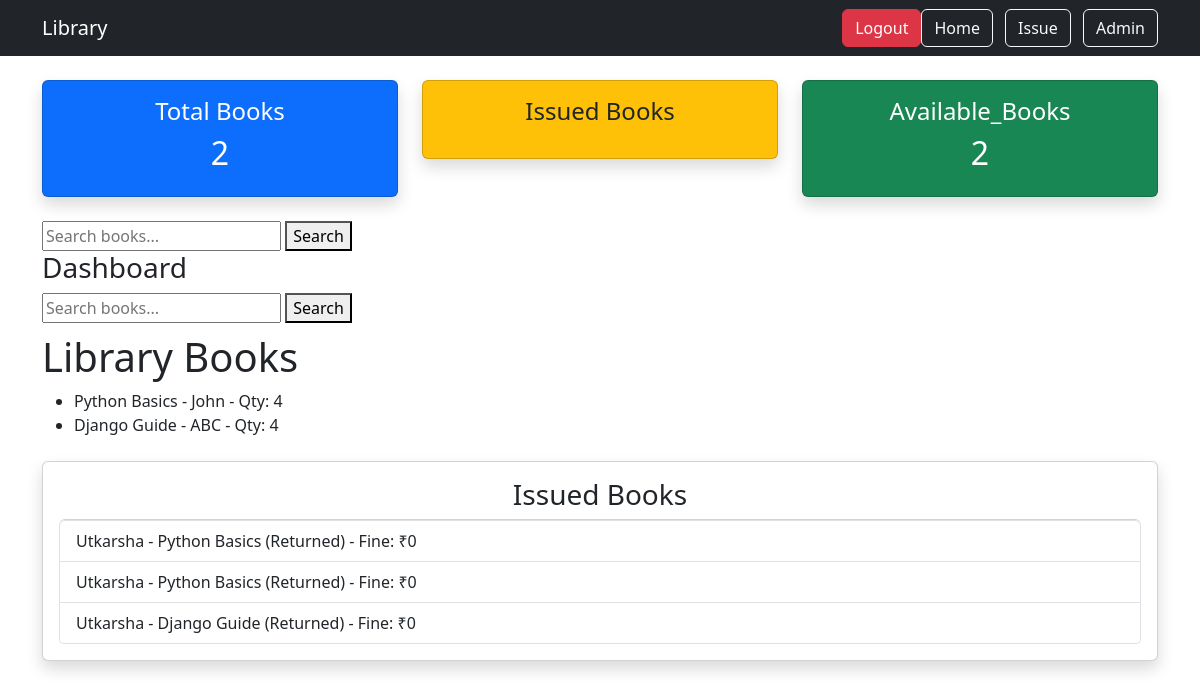
The app's page / (signed in) with its own data.
### library/models.py (models this page shows, shortened)
class Book(models.Model):
    title= models.CharField(max_length=100)
    author= models.CharField(max_length=100)
    quantity =models.IntegerField()
    available =models.BooleanField(default=True)
    def __str__(self):
         return self.title

class Issue(models.Model):
    student = models.ForeignKey(Student,on_delete=models.CASCADE)
    book = models.ForeignKey(Book,on_delete=models.CASCADE)
    issue_date = models.DateField(auto_now_add=True)
    return_date = models.DateField(null=True,blank=True)
    due_date = models.DateField(null=True,blank=True)

class Student(models.Model):
    name = models.CharField(max_length=100)
    email =models.EmailField()
    def __str__(self):
        return self.name

### library/views.py (the view)
# urls.py: path('', views.home, name='home'),
@login_required
def home(request):
    books = Book.objects.all()
    issues = Issue.objects.all()
    total_books = Book.objects.count()
    available_books = Book.objects.filter(
        quantity__gt=0).count()
    total_issues = Issue.objects.filter(
        return_date=None
    ).count()
    return render(request, 'home.html', {
        'books': books,
        'issues': issues,
        'total_books': total_books,
        'available_books': available_books,
        'total_issues': total_issues,
    })

### library/templates/home.html (shortened to what this page needs)
<!DOCTYPE html>
{% load static %}
<html>
<head>
    <link href="https://cdn.jsdelivr.net/npm/bootstrap@5.3.0/dist/css/bootstrap.min.css" rel="stylesheet">
</head>
<body>
<nav class ="navbar navbar-expand-lg navbar-dark bg-dark">
    <div class ="container">
        <a class="navbar-brand" href="/">Library</a>
        <div class = "ms-auto">
            <a href ="/admin/logout/" class="btn btn-danger">Logout</a>
        </div>
         <div>
             <a href="/" class="btn btn-outline-light me-2">Home</a>
             <a href="/issue/" class="btn btn-outline-light me-2">Issue</a>
             <a href="/admin" class="btn btn-outline-light">Admin</a>
         </div>
    </div>
</nav>
<div class="container mt-4">
    <div class="row text-center mb-4">
        <div class="col-md-4">
            <div class="card p-3 shadow bg-primary text-white">
                <h4> Total Books</h4>
                <h2>{{ total_books }}</h2>
            </div>
        </div>
        <div class ="col-md-4">
            <div class="card p-3 shadow bg-warning text-dark">
                <h4>Issued Books</h4>
            </div>
        </div>
        <div class="col-md-4">
            <div class="card p-3 shadow bg-success text-white">
                <h4>Available_Books</h4>
                <h2>{{ available_books }}</h2>
            </div>
        </div>
    </div>
<form method ="GET">
    <input type="text" name="q"
           placeholder="Search books...">
    <button type ="submit"> Search</button>
</form>
    <h3>Dashboard</h3>
    <form method="GET"
      style="margin-bottom:10px;">
        <input type="text" name="q"
      placeholder="Search books..."
      value="{{ request.GET.q }}">
        <button type="submit"> Search</button>
    </form>
     <h1>Library Books</h1>
     <ul>
         {% for book in books %}
         <li>
            {{ book.title }} -
         {{book.author }} - Qty:
         {{book.quantity }}
         </li>
         {% endfor %}
     </ul>
    <div class="card mt-4 p-3 shadow">
        <h3 class="text-center">Issued Books
        </h3>
        <ul class="list-group">
            {% for issue in issues %}
                  <li class="list-group-item">
                      {{ issue.student }} - {{ issue.book }}
                      {% if issue.return_date %}
                      (Returned)
                      {% else %}
                      <a href="{% url 'return_book' issue.id %}"
                         class="btn btn-sm btn-success">Return</a>
                      {% endif %}
                       - Fine: ₹{{ issue.fine | default:0 }}
                  </li>
            {% endfor %}
        </ul>
    </div>
    </div>
</body>
</html>

### records on screen
Book: title "Python Basics", author "John", quantity "4"
Book: title "Django Guide", author "ABC", quantity "4"
Issue: student "Utkarsha", book "Python Basics", return_date "(Returned)", fine "0"
Issue: student "Utkarsha", book "Python Basics", return_date "(Returned)", fine "0"
Issue: student "Utkarsha", book "Django Guide", return_date "(Returned)", fine "0"

### other values on screen
{{ total_books }} "2"
{{ available_books }} "2"
